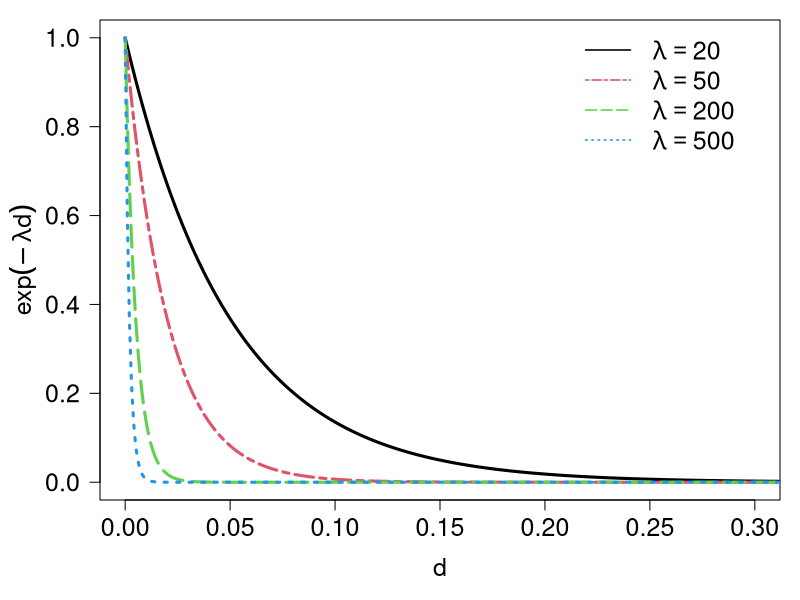

Reproduce this figure in R.
# ============================================================================================================
# Set working directory
setwd("~/Dropbox/research_qbrc/bayesian_cin/shared/paper/aoas/github");

# Load libraries
# (empty)

# Load functions
# (empty)

# Load settings
# (empty)
# ============================================================================================================


# Figure S1
c <- 0.05;
d <- seq(0, 1, by = 0.001);
e1000 <- exp(-500*d);
e100 <- exp(-200*d);
e50 <- exp(-50*d);
e20 <- exp(-20*d);
par(pty = "m", mar = c(5, 5, 1, 1), las = 1);
plot(NULL, xlim = c(0, 0.3), ylim = c(0, 1), xlab = expression(d), ylab = expression(exp(-lambda*d)), main = "", cex.axis = 1.5, cex.lab = 1.5, cex = 1.5);
lines(d, e20, type = "l", lty = 1, lwd = 3, col = 1)
lines(d, e50, type = "l", lty = 6, lwd = 3, col = 2)
lines(d, e100, type = "l", lty = 5, lwd = 3, col = 3)
lines(d, e1000, type = "l", lty = 3, lwd = 3, col = 4)
legend("topright", inset = c(0.05, 0), bty = "n", cex = 1.5, c(expression(lambda==20), expression(lambda==50), expression(lambda==200), expression(lambda==500)), lty = c(1, 6, 5, 3), col = 1:4, lwd = 1.5);
